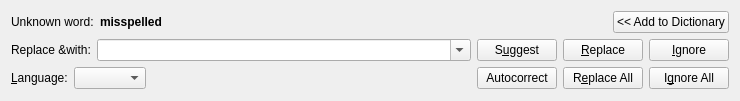
<?xml version="1.0" encoding="UTF-8"?>
<ui version="4.0">
 <class>SonnetUi</class>
 <widget class="QWidget" name="SonnetUi">
  <property name="geometry">
   <rect>
    <x>0</x>
    <y>0</y>
    <width>740</width>
    <height>101</height>
   </rect>
  </property>
  <property name="sizePolicy">
   <sizepolicy hsizetype="Preferred" vsizetype="Preferred">
    <horstretch>0</horstretch>
    <verstretch>0</verstretch>
   </sizepolicy>
  </property>
  <layout class="QHBoxLayout" name="horizontalLayout_5">
   <item>
    <layout class="QVBoxLayout" name="verticalLayout">
     <item>
      <layout class="QHBoxLayout" name="horizontalLayout">
       <item>
        <widget class="QLabel" name="textLabel2">
         <property name="whatsThis">
          <string>&lt;qt&gt;&lt;p&gt;This word was considered to be an &quot;unknown word&quot; because it does not match any entry in the dictionary currently in use. It may also be a word in a foreign language.&lt;/p&gt;
&lt;p&gt;If the word is not misspelled, you may add it to the dictionary by clicking &lt;b&gt;Add to Dictionary&lt;/b&gt;. If you do not want to add the unknown word to the dictionary, but you want to leave it unchanged, click &lt;b&gt;Ignore&lt;/b&gt; or &lt;b&gt;Ignore All&lt;/b&gt;.&lt;/p&gt;
&lt;p&gt;However, if the word is misspelled, you can try to find the correct replacement in the list below. If you cannot find a replacement there, you may type it in the text box below, and click &lt;b&gt;Replace&lt;/b&gt; or &lt;b&gt;Replace All&lt;/b&gt;.&lt;/p&gt;
&lt;/qt&gt;</string>
         </property>
         <property name="text">
          <string>Unknown word:</string>
         </property>
        </widget>
       </item>
       <item>
        <widget class="QLabel" name="m_unknownWord">
         <property name="toolTip">
          <string>Unknown word</string>
         </property>
         <property name="whatsThis">
          <string>&lt;qt&gt;&lt;p&gt;This word was considered to be an &quot;unknown word&quot; because it does not match any entry in the dictionary currently in use. It may also be a word in a foreign language.&lt;/p&gt;
&lt;p&gt;If the word is not misspelled, you may add it to the dictionary by clicking &lt;b&gt;Add to Dictionary&lt;/b&gt;. If you do not want to add the unknown word to the dictionary, but you want to leave it unchanged, click &lt;b&gt;Ignore&lt;/b&gt; or &lt;b&gt;Ignore All&lt;/b&gt;.&lt;/p&gt;
&lt;p&gt;However, if the word is misspelled, you can try to find the correct replacement in the list below. If you cannot find a replacement there, you may type it in the text box below, and click &lt;b&gt;Replace&lt;/b&gt; or &lt;b&gt;Replace All&lt;/b&gt;.&lt;/p&gt;
&lt;/qt&gt;</string>
         </property>
         <property name="text">
          <string>&lt;b&gt;misspelled&lt;/b&gt;</string>
         </property>
        </widget>
       </item>
       <item>
        <spacer name="horizontalSpacer_3">
         <property name="orientation">
          <enum>Qt::Horizontal</enum>
         </property>
         <property name="sizeHint" stdset="0">
          <size>
           <width>40</width>
           <height>20</height>
          </size>
         </property>
        </spacer>
       </item>
       <item>
        <widget class="QPushButton" name="m_addBtn">
         <property name="whatsThis">
          <string>&lt;qt&gt;
&lt;p&gt;The unknown word was detected and considered unknown because it is not included in the dictionary.&lt;br&gt;
Click here if you consider the unknown word not to be misspelled, and you want to avoid wrongly detecting it again in the future. If you want to let it remain as is, but not add it to the dictionary, then click &lt;b&gt;Ignore&lt;/b&gt; or &lt;b&gt;Ignore All&lt;/b&gt; instead.&lt;/p&gt;
&lt;/qt&gt;</string>
         </property>
         <property name="text">
          <string>&lt;&lt; Add to Dictionary</string>
         </property>
        </widget>
       </item>
      </layout>
     </item>
     <item>
      <layout class="QHBoxLayout" name="horizontalLayout_2">
       <item>
        <widget class="QLabel" name="textLabel4">
         <property name="whatsThis">
          <string>&lt;qt&gt;
&lt;p&gt;If the unknown word is misspelled, you should type the correction for your misspelled word here or select it from the list below.&lt;/p&gt;
&lt;p&gt;You can then click &lt;b&gt;Replace&lt;/b&gt; if you want to correct only this occurrence of the word or &lt;b&gt;Replace All&lt;/b&gt; if you want to correct all occurrences.&lt;/p&gt;
&lt;/qt&gt;</string>
         </property>
         <property name="text">
          <string>Replace &amp;with:</string>
         </property>
        </widget>
       </item>
       <item>
        <widget class="KComboBox" name="cmbReplacement">
         <property name="sizePolicy">
          <sizepolicy hsizetype="Expanding" vsizetype="Fixed">
           <horstretch>0</horstretch>
           <verstretch>0</verstretch>
          </sizepolicy>
         </property>
         <property name="editable">
          <bool>true</bool>
         </property>
         <property name="autoCompletion">
          <bool>true</bool>
         </property>
         <property name="trapReturnKey">
          <bool>true</bool>
         </property>
        </widget>
       </item>
       <item>
        <widget class="QPushButton" name="m_suggestBtn">
         <property name="text">
          <string>S&amp;uggest</string>
         </property>
        </widget>
       </item>
       <item>
        <widget class="QPushButton" name="m_replaceBtn">
         <property name="whatsThis">
          <string>&lt;qt&gt;
&lt;p&gt;Click here to replace this occurrence of the unknown text with the text in the edit box above (to the left).&lt;/p&gt;
&lt;/qt&gt;</string>
         </property>
         <property name="text">
          <string>&amp;Replace</string>
         </property>
        </widget>
       </item>
       <item>
        <widget class="QPushButton" name="m_skipBtn">
         <property name="whatsThis">
          <string>&lt;qt&gt;
&lt;p&gt;Click here to let this occurrence of the unknown word remain as is.&lt;/p&gt;
&lt;p&gt;This action is useful when the word is a name, an acronym, a foreign word or any other unknown word that you want to use but not add to the dictionary.&lt;/p&gt;
&lt;/qt&gt;</string>
         </property>
         <property name="text">
          <string>&amp;Ignore</string>
         </property>
        </widget>
       </item>
      </layout>
     </item>
     <item>
      <layout class="QHBoxLayout" name="horizontalLayout_4">
       <item>
        <widget class="QLabel" name="textLabel5">
         <property name="whatsThis">
          <string>&lt;qt&gt;
&lt;p&gt;Select the language of the document you are proofing here.&lt;/p&gt;
&lt;/qt&gt;</string>
         </property>
         <property name="text">
          <string>&amp;Language:</string>
         </property>
         <property name="buddy">
          <cstring>m_language</cstring>
         </property>
        </widget>
       </item>
       <item>
        <widget class="QComboBox" name="m_language">
         <property name="toolTip">
          <string>Language Selection</string>
         </property>
         <property name="whatsThis">
          <string>&lt;qt&gt;
&lt;p&gt;Select the language of the document you are proofing here.&lt;/p&gt;
&lt;/qt&gt;</string>
         </property>
        </widget>
       </item>
       <item>
        <spacer name="horizontalSpacer_2">
         <property name="orientation">
          <enum>Qt::Horizontal</enum>
         </property>
         <property name="sizeHint" stdset="0">
          <size>
           <width>40</width>
           <height>20</height>
          </size>
         </property>
        </spacer>
       </item>
       <item>
        <widget class="QPushButton" name="m_autoCorrect">
         <property name="whatsThis">
          <string>&lt;qt&gt;
&lt;p&gt;Click here to let all occurrences of the unknown word remain as they are.&lt;/p&gt;
&lt;p&gt;This action is useful when the word is a name, an acronym, a foreign word or any other unknown word that you want to use but not add to the dictionary.&lt;/p&gt;
&lt;/qt&gt;</string>
         </property>
         <property name="text">
          <string>Autocorrect</string>
         </property>
        </widget>
       </item>
       <item>
        <widget class="QPushButton" name="m_replaceAllBtn">
         <property name="whatsThis">
          <string>&lt;qt&gt;
&lt;p&gt;Click here to replace all occurrences of the unknown text with the text in the edit box above (to the left).&lt;/p&gt;
&lt;/qt&gt;</string>
         </property>
         <property name="text">
          <string>R&amp;eplace All</string>
         </property>
        </widget>
       </item>
       <item>
        <widget class="QPushButton" name="m_skipAllBtn">
         <property name="whatsThis">
          <string>&lt;qt&gt;
&lt;p&gt;Click here to let all occurrences of the unknown word remain as they are.&lt;/p&gt;
&lt;p&gt;This action is useful when the word is a name, an acronym, a foreign word or any other unknown word that you want to use but not add to the dictionary.&lt;/p&gt;
&lt;/qt&gt;</string>
         </property>
         <property name="text">
          <string>I&amp;gnore All</string>
         </property>
        </widget>
       </item>
      </layout>
     </item>
    </layout>
   </item>
  </layout>
 </widget>
 <customwidgets>
  <customwidget>
   <class>KComboBox</class>
   <extends>QComboBox</extends>
   <header>kcombobox.h</header>
  </customwidget>
 </customwidgets>
 <tabstops>
  <tabstop>m_addBtn</tabstop>
  <tabstop>m_suggestBtn</tabstop>
  <tabstop>m_replaceBtn</tabstop>
  <tabstop>m_replaceAllBtn</tabstop>
  <tabstop>m_skipAllBtn</tabstop>
 </tabstops>
 <resources/>
 <connections/>
</ui>
